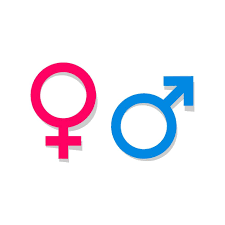
#> input picture Genero.png, 225 x 225 px, found by its file name
$ python Cortar_Imagenes.py
#> lines starting #> are read from the running program, lines starting #| are printed output that depends on the picture

import cv2
import numpy as np

# Leer imagen

url = 'C:/Users/Bradalis/Desktop/LenguajesDeProgramacion/Icon/Imagenes/Genero.png'
img = cv2.imread(url)
#> img is the input picture: shape (225, 225, 3); mean B, G, R 245.7, 237.3, 242

# Medida del logo

ancho, alto = 128, 128

puntos = np.float32([[14, 14], [107, 11], [12, 208], [106, 215]])
puntos_2 = np.float32([[0, 0], [ancho, 0], [0, alto], [ancho, alto]])

# Creacion de la matriz

matriz = cv2.getPerspectiveTransform(puntos, puntos_2)
img_2 = cv2.warpPerspective(img, matriz, (ancho, alto))
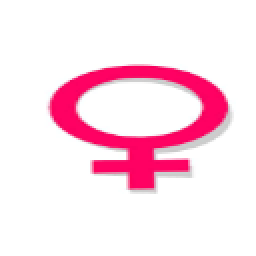
#> img_2: shape (128, 128, 3) (shown 2 times larger); mean B, G, R 234.9, 223.5, 253.1

# Mostrar la imagen

cv2.imshow('Imagen Original', img)
cv2.imshow('Imagen Modificada', img_2)

# Cerrar interfaz

cv2.waitKey(0)
